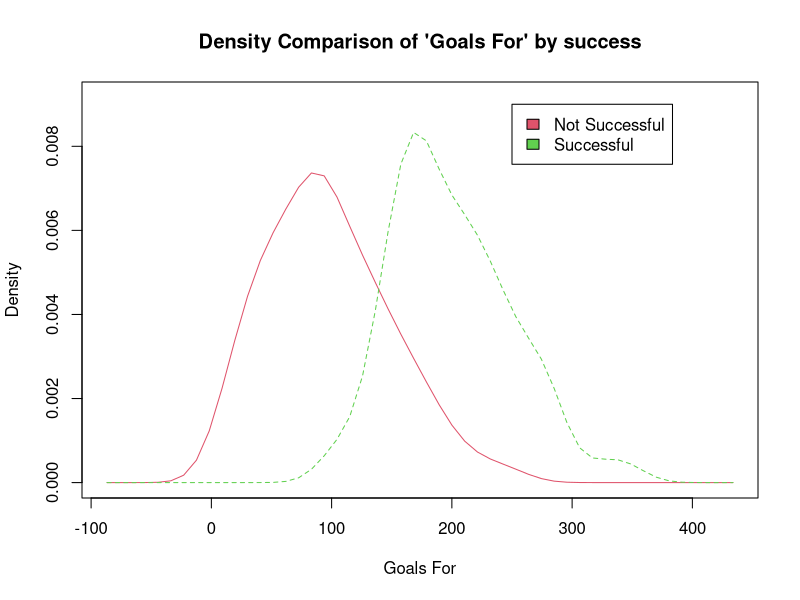
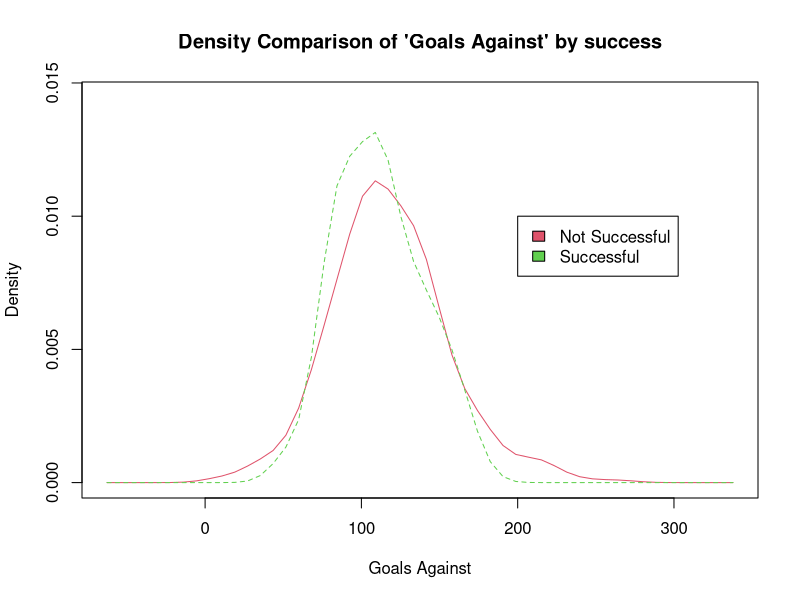
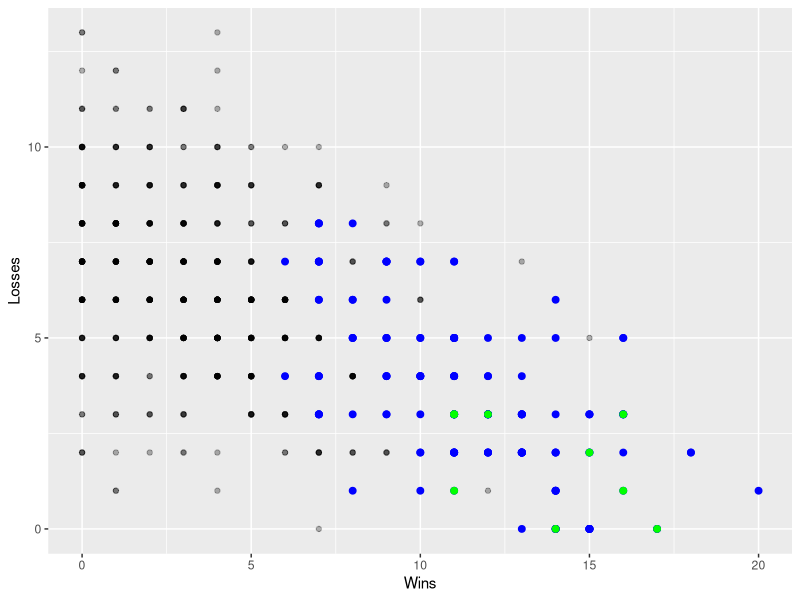
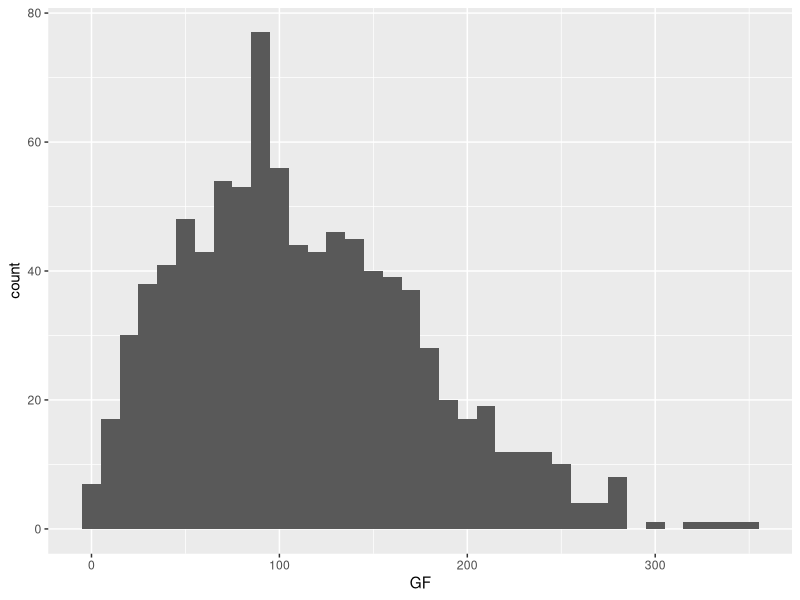
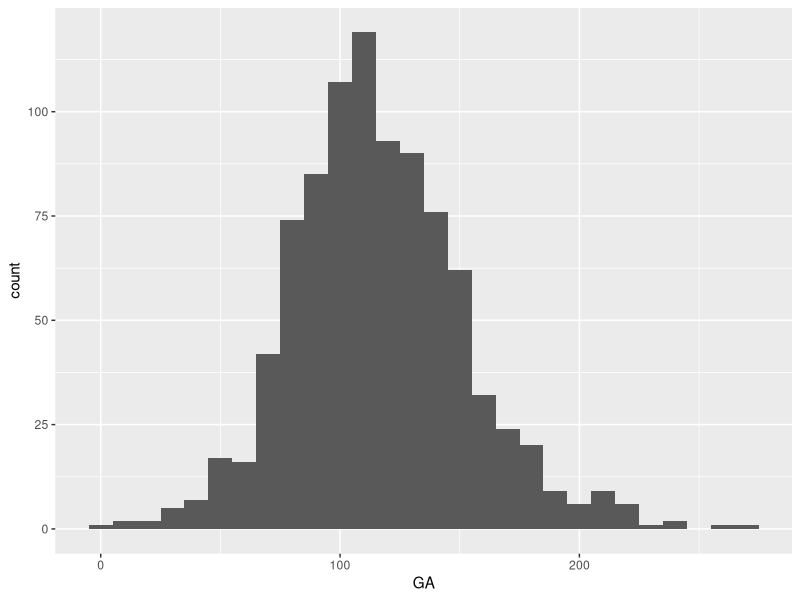
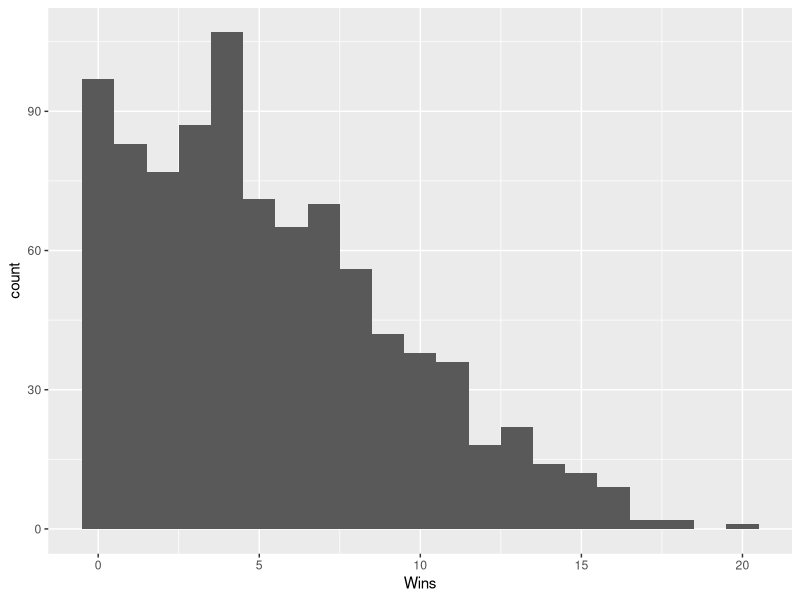
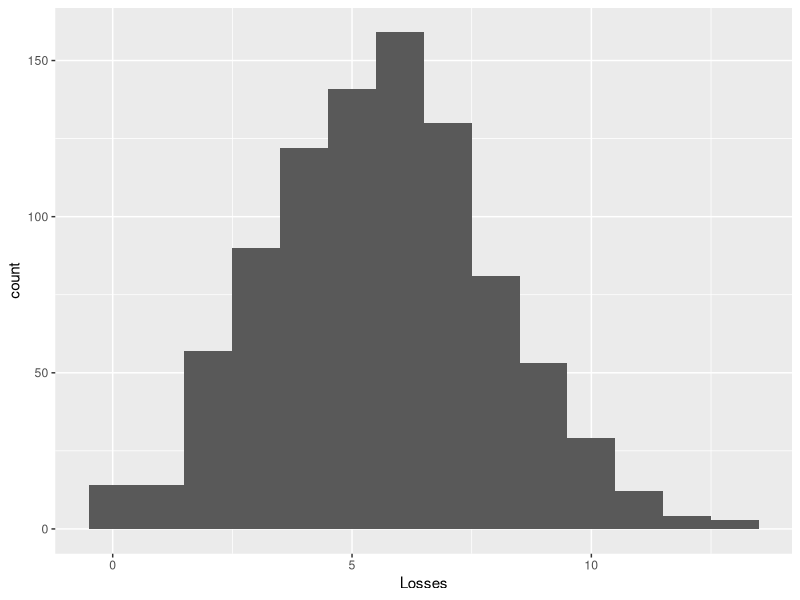
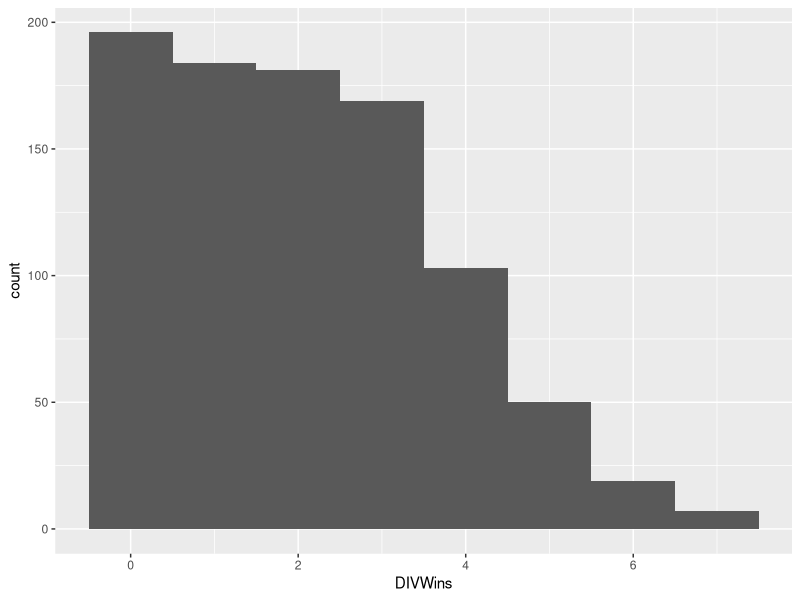

R code for these plots, in order:
## ---- chunk 1
knitr::opts_chunk$set(echo = TRUE)
library(readxl)
library(tibble)
library(ggplot2)
library(plyr)
library(sm)
library(dplyr)
standings_SEIS_seeds <- read_excel("standings_SEIS_seeds.xlsx", 
                                   sheet = "all")
View(standings_SEIS_seeds)

#Create dataframe
standings <- standings_SEIS_seeds
## ---- chunk 2
#Convert GF and GA to numeric
standings$GF <- as.numeric(as.character(standings$GF))
standings$GA <- as.numeric(as.character(standings$GA))

#Create factor for successful team
standings$success <- factor(ifelse(standings$Seed >0, "Y", "N"))
standings$Champion <- as.factor(as.numeric(standings$Champion))
standings$Year <- as.factor(standings$Year)

ss_stand <- subset(standings, success == "Y")
ss_champions <- filter(ss_stand, as.integer(Champion) == 2)
## ---- chunk 3
success_labels <- factor(standings$success, levels = c(1, 2),
                         labels = c("Not Successful", "Successful"))
sm.density.compare(standings$GF, standings$success, xlab = "Goals For")
title(main = "Density Comparison of 'Goals For' by success")
#legend
colfill <- c(2:(2+length(levels(success_labels))))
legend(250, .009, levels(success_labels), fill=colfill)
## ---- chunk 4
success_labels_dga <- factor(standings$success, levels = c(1, 2),
                         labels = c("Not Successful", "Successful"))
sm.density.compare(standings$GA, standings$success, xlab = "Goals Against")
title(main = "Density Comparison of 'Goals Against' by success")
#legend
colfill <- c(2:(2+length(levels(success_labels_dga))))
legend(200, .01, levels(success_labels_dga), fill=colfill)
tapply(standings$GA, standings$success, summary) #GA
## ---- chunk 5
standings %>%
  ggplot(aes(x=Wins, y=Losses)) +
  geom_point(alpha = .3) +
  geom_point(data = ss_stand, 
             aes(x=Wins, y=Losses), color = 'blue', size = 2) +
  geom_point(data=ss_champions, 
             aes(x=Wins, y=Losses), color = 'green', size = 2)
## ---- chunk 6
ggplot(standings, aes(x=GF)) + geom_histogram(binwidth = 10)
ggplot(standings, aes(x=GA)) + geom_histogram(binwidth = 10)
## ---- chunk 7
ggplot(standings, aes(x=Wins)) + geom_histogram(binwidth = 1)
ggplot(standings, aes(x=Losses)) + geom_histogram(binwidth = 1)
## ---- chunk 8
ggplot(standings, aes(x=DIVWins)) + geom_histogram(binwidth = 1)
ggplot(standings, aes(x=DIVLosses)) + geom_histogram(binwidth = 1)
## ---- chunk 9
stand_num <- select_if(standings, is.numeric)
cor_stand <- cor(stand_num)
round(cor_stand, 2)
## ---- chunk 10
ss_stand$numChamp <- ifelse(ss_stand$Champion==1, 0, 1)
standings$numChamp <- ifelse(standings$Champion==1, 0, 1)
standings$numSuccess <- ifelse(standings$success=="Y", 1, 0)
stand2022 <- subset(standings, Year == "22")
not22Stand <- subset(standings, Year!= "22")
standings_num <- select_if(standings, is.numeric)
stand2022_num <- select_if(stand2022, is.numeric)
not22Stand_num <- select_if(not22Stand, is.numeric)
standings_num$Column1 <- NULL
standings_num$numChamp <- NULL
standings_num$playoffs <- NULL
standings_num$Seed <- NULL

## ---- chunk 11
min.playoff_pred <- lm(formula = numSuccess ~ 1, data = standings_num)
max.playoff_pred <- lm(formula = numSuccess ~ ., data = standings_num)
summary(min.playoff_pred)
fwd.playoff_pred <- step(min.playoff_pred, direction = 'forward', 
                         scope = formula(max.playoff_pred))
plot(fwd.playoff_pred$anova$AIC, type = 'l')
## ---- chunk 12
success_pred <- lm(numSuccess ~ Wins, DIVWins + GA, data = standings_num)
summary(success_pred)
## ---- chunk 13
test_2022 <- stand2022
pred_play_22 <- predict.lm(success_pred, newdata = stand2022_num)
test_2022$pred_play <- as.numeric(pred_play_22)
test_2022 <- test_2022[with(test_2022,order(-pred_play)),]
test_2022[1:16,c(2,10,12,15)]
## ---- chunk 14
not22Stand_num$Column1 <- NULL
not22Stand_num$numChamp <- ifelse(not22Stand_num$numChamp==1, 0,1)
not22Stand_num$Seed <- NULL
not22Stand_num$playoffs <- NULL
not22Stand_num$numSuccess <- NULL
noPlayoffChamp <- lm(numChamp ~ GF+ GA + Wins + 
                       Losses, data = not22Stand_num)
## ---- chunk 15
summary(noPlayoffChamp)
plot(noPlayoffChamp)
## ---- chunk 16
noPlayoffChamp_22 <- predict.lm(noPlayoffChamp, newdata = stand2022_num)
test_2022$noPlayChamp <- as.numeric(noPlayoffChamp_22)
test_2022 <- test_2022[with(test_2022,order(-noPlayChamp)),]
test_2022[1:5,c(2,10,12,16)]
## ---- chunk 17
df_not22 <- not22Stand
df_not22$Column1 <- NULL
df_not22$Champion <- NULL
df_not22$success <- NULL
df_not22 <- subset(df_not22, Year!="22")
df_not22$Year <- NULL
df_not22$TEAM <- NULL
min.champPred <- lm(formula = numChamp ~ 1, data = df_not22)
max.champPred <- lm(formula = numChamp ~ ., data = df_not22)
summary(min.champPred)
fwd.champPred <- step(min.champPred, direction = 'forward', 
                         scope = formula(max.champPred))
plot(fwd.champPred$anova$AIC, type = 'l')
## ---- chunk 18
champPred <- lm(numChamp ~ numSuccess + Seed + DIVWins + GF + Wins, data = df_not22)
summary(champPred)
## ---- chunk 19
champPred_22 <- predict.lm(champPred, newdata = stand2022_num)
test_2022$championPred <- as.numeric(champPred_22)
test_2022 <- test_2022[with(test_2022,order(-championPred)),]
test_2022[1:10,c(2,13,15,17)]
